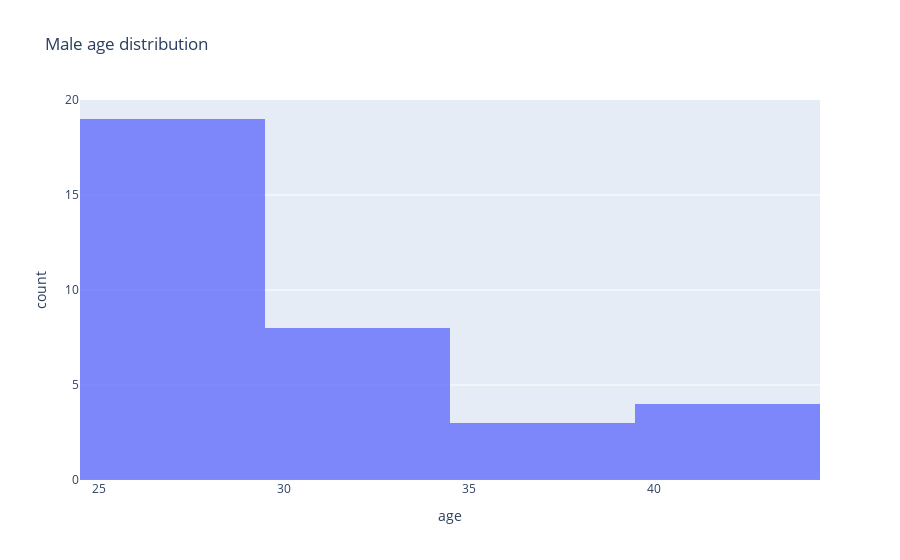

Notebook code for this chart:
### Markdown cell above
## Age - Gender

### Code cell
fig = px.histogram(Data[Data['เพศ']=='ชาย'],'age',title = 'Male age distribution',opacity=0.8)
fig.show()

### Figure 1 — Plotly figure (JSON) as saved in the notebook; plotly's stock layout.template omitted (floating-point values rounded to 4 significant figures)
{"data": [{"alignmentgroup": "True", "bingroup": "x", "hoverlabel": {"namelength": 0}, "hovertemplate": "age=%{x}<br>count=%{y}", "legendgroup": "", "marker": {"color": "#636efa", "opacity": 0.8}, "name": "", "offsetgroup": "", "orientation": "v", "showlegend": false, "type": "histogram", "x": [32, 27, 27, 28, 28, 27, 35, 30, 27, 28, 35, 33, 28, 42, 30, 29, 27, 25, 29, 29, 28, 30, 28, 44, 31, 44, 32, 37, 27, 29, 41, 25, 27, 31], "xaxis": "x", "yaxis": "y"}], "layout": {"barmode": "relative", "legend": {"tracegroupgap": 0}, "title": {"text": "Male age distribution"}, "xaxis": {"anchor": "y", "domain": [0, 1], "title": {"text": "age"}}, "yaxis": {"anchor": "x", "domain": [0, 1], "title": {"text": "count"}}}}
